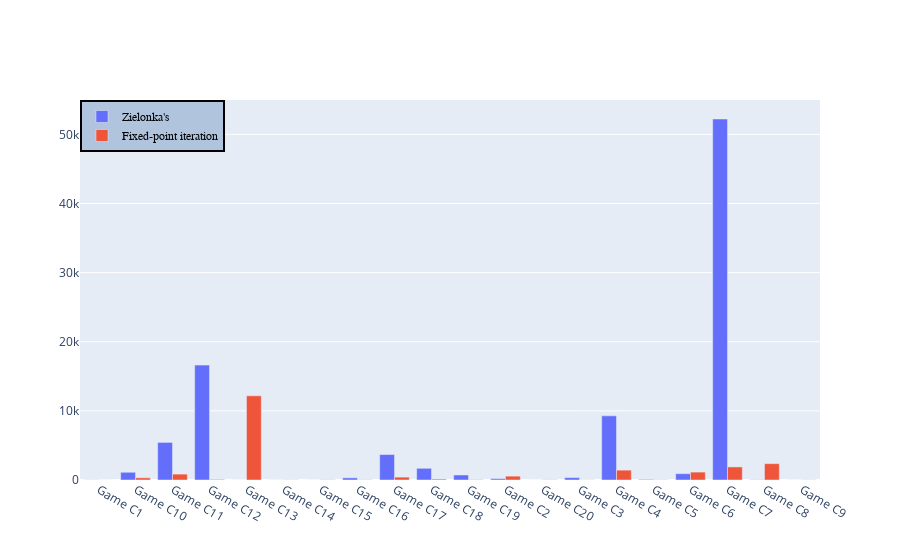

This figure's notebook cell:
### Code cell
plot_running_times(
    ['Zielonka\'s','Fixed-point iteration'],
    [
        "/home/sjef/AfstudeerRepo/implementation/testsuite/data/singles/csvs/clean_randomgamesC_zlnk.data.csv",
        "/home/sjef/AfstudeerRepo/implementation/testsuite/data/singles/csvs/clean_randomgamesC_MBR.data.csv"
    ],0)

### Figure 1 — Plotly figure (JSON) as saved in the notebook; plotly's stock layout.template omitted (floating-point values rounded to 4 significant figures)
{"data": [{"name": "Zielonka's", "type": "bar", "x": ["Game C1", "Game C10", "Game C11", "Game C12", "Game C13", "Game C14", "Game C15", "Game C16", "Game C17", "Game C18", "Game C19", "Game C2", "Game C20", "Game C3", "Game C4", "Game C5", "Game C6", "Game C7", "Game C8", "Game C9"], "y": [17.25, 1119.0, 5438.0, 16620.0, 0.9378, 7.519, 2.323, 314.8, 3679.0, 1691.0, 724.8, 194.9, 0.2249, 348.4, 9280.0, 82.37, 912.2, 52220.0, 32.17, 0.8607]}, {"name": "Fixed-point iteration", "type": "bar", "x": ["Game C1", "Game C10", "Game C11", "Game C12", "Game C13", "Game C14", "Game C15", "Game C16", "Game C17", "Game C18", "Game C19", "Game C2", "Game C20", "Game C3", "Game C4", "Game C5", "Game C6", "Game C7", "Game C8", "Game C9"], "y": [1.662, 317.7, 853.5, 83.96, 12180.0, 21.53, 31.4, 32.04, 417.4, 131.2, 42.97, 556.6, 30.27, 15.23, 1428.0, 26.66, 1144.0, 1892.0, 2370.0, 21.12]}], "layout": {"barmode": "group", "legend": {"bgcolor": "LightSteelBlue", "bordercolor": "Black", "borderwidth": 2, "font": {"color": "black", "family": "sans-serif", "size": 12}, "traceorder": "normal", "x": 0, "y": 1}}}
